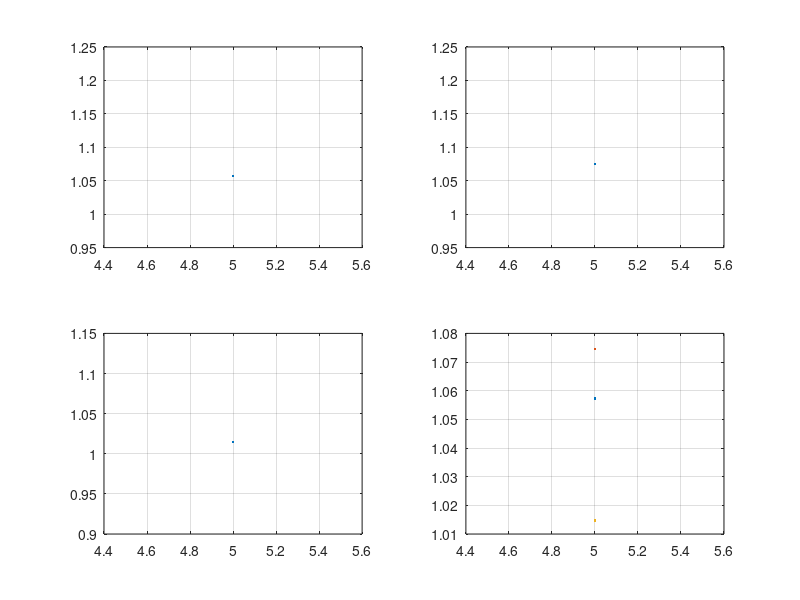

The MATLAB script that drew this image:
% Ex 12 This program plots function y(x,ζ) using given 3 differnt values of ζ. The user will be prompt to enter a range for x.
% The program will output 4 subplots using the embedded values the fourth subplot will show all values of ζ.
% author: Ericka Howard
clc;
close all;

v1=[0.3 0.5 0.8];
x = input("Enter a range for x: ");
for i = 1:1:3
    v = v1(i);
    y=1-((1./(sqrt(1-v.^2)).*(exp(-v.*x)).*(sin((sqrt(1-v.^2)*x)+acos(v)))));
    subplot(2,2, i)
    plot(x,y), grid on
end
for i = 1:1:3
    v=v1(i);
    y=1-((1./(sqrt(1-v.^2)).*(exp(-v.*x)).*(sin((sqrt(1-v.^2)*x)+acos(v)))));
    subplot(2,2,4)
    plot(x,y), hold on;
    grid on
end
